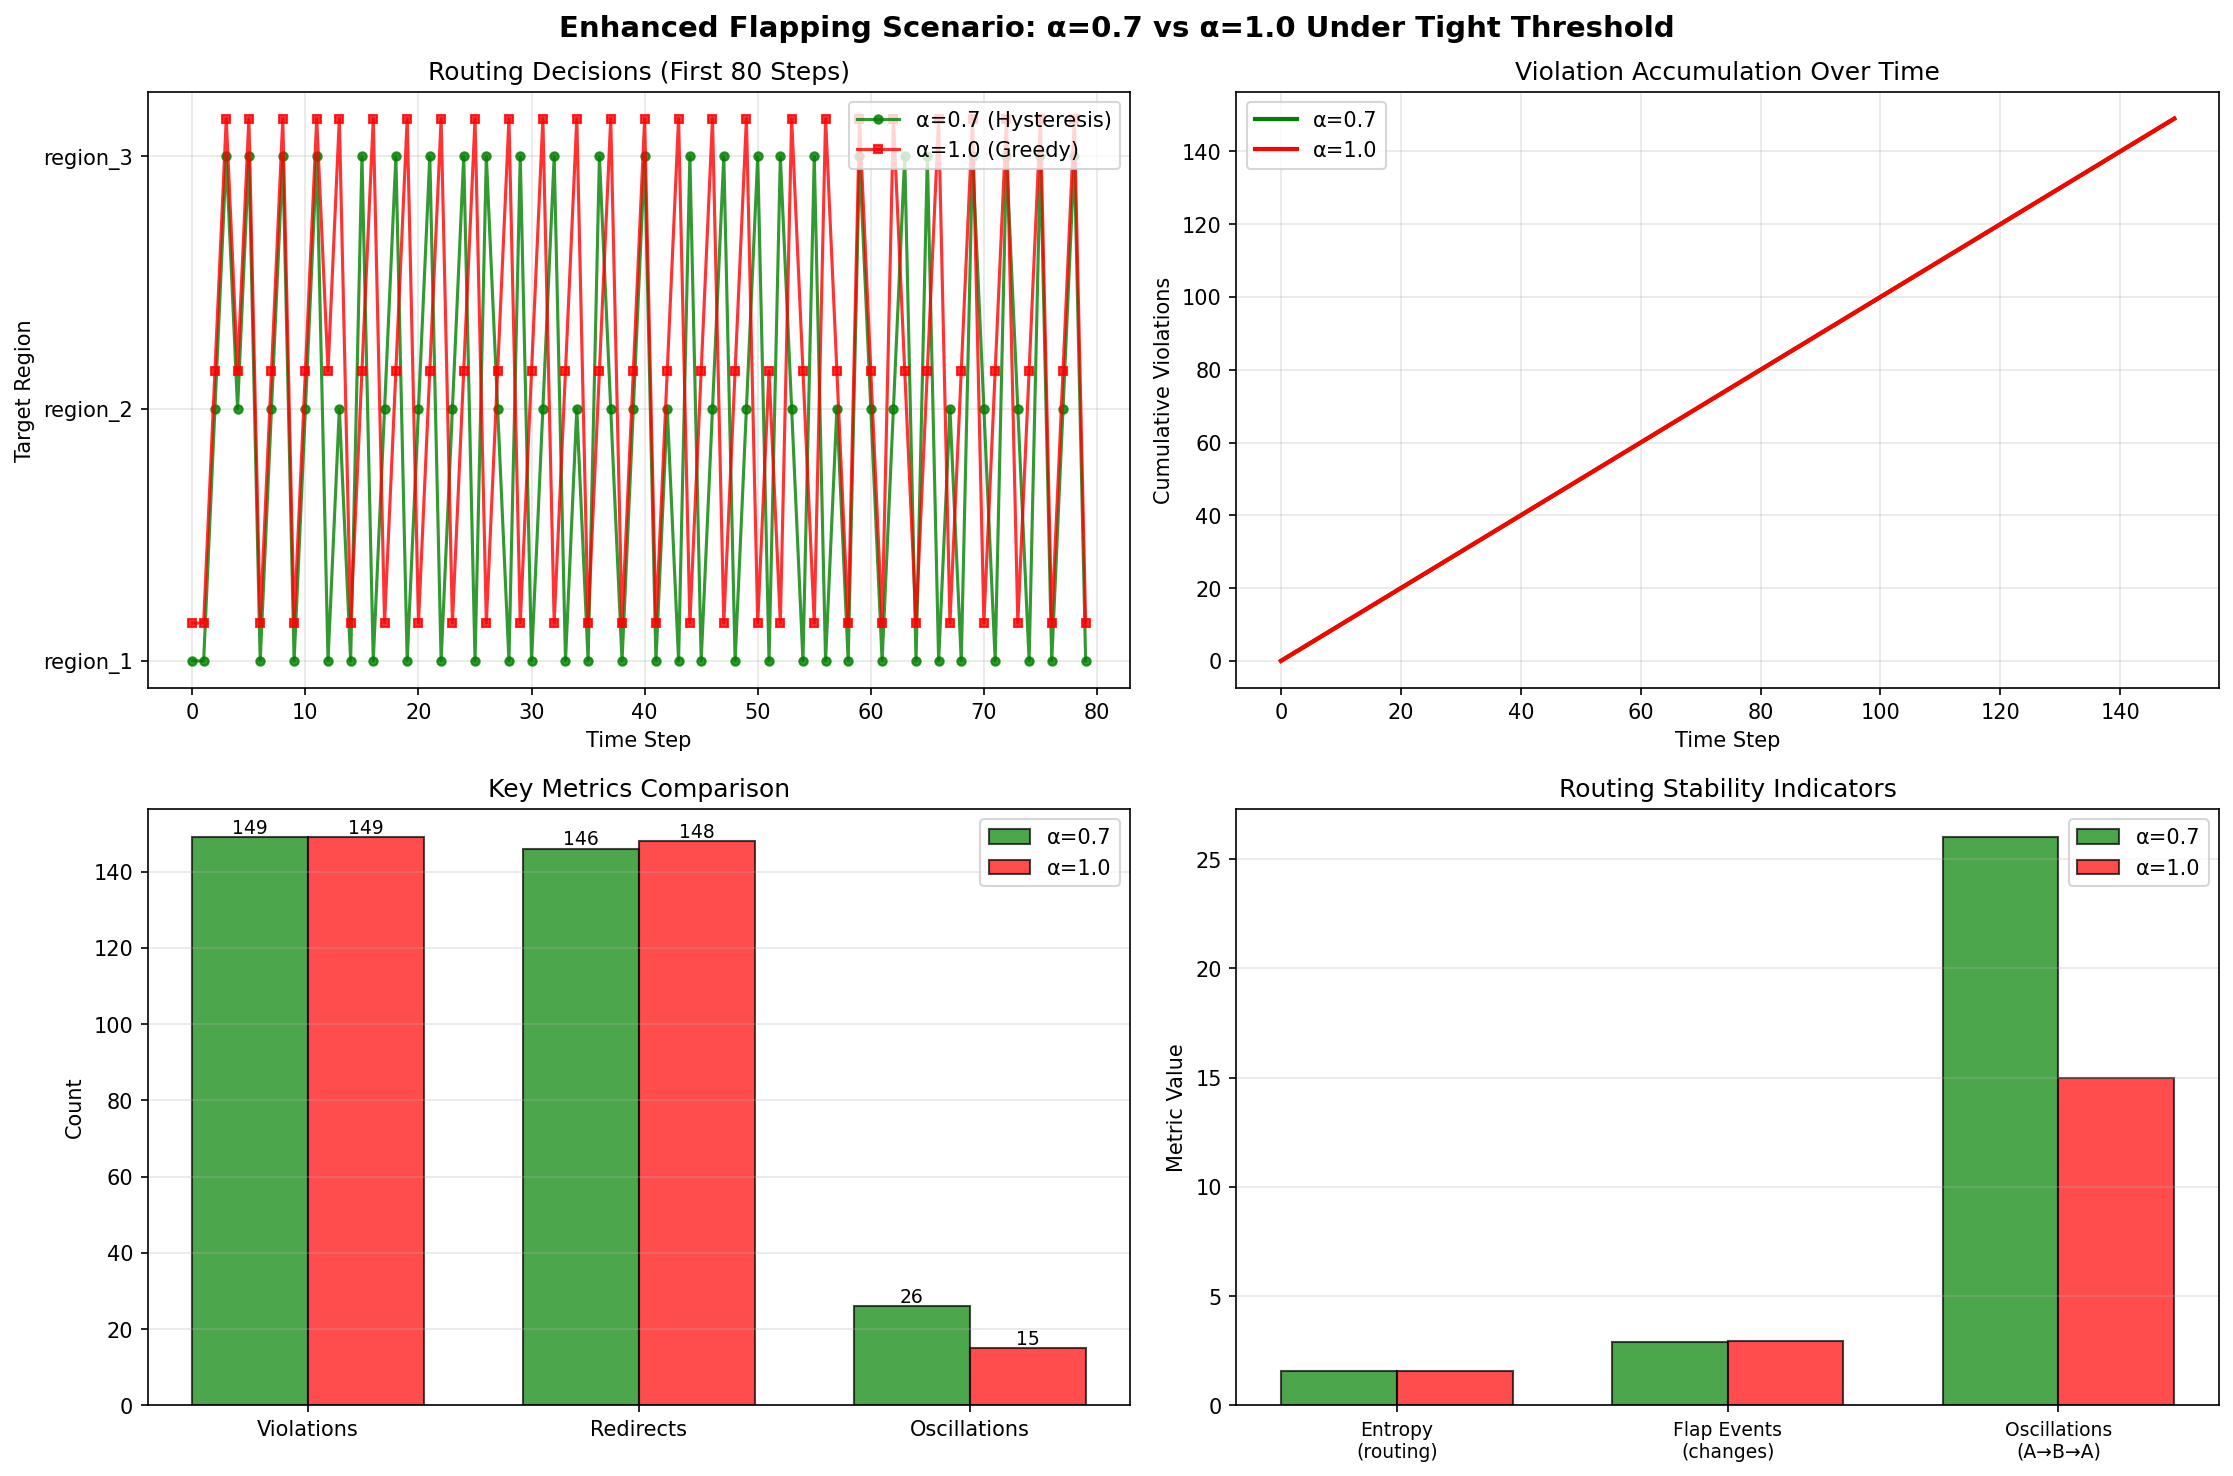

Python code for this plot:
"""
Enhanced Flapping Scenario Study with detailed routing analysis
This version shows minute-by-minute routing patterns to visualize oscillation behavior
"""

import sys
import os
sys.path.insert(0, os.path.join(os.path.dirname(__file__), '..', 'multiregion'))

from lb_shared_engine import generate_traffic_sequence
from multiregion.load_balancer import LoadBalancer
import matplotlib.pyplot as plt
import numpy as np

# === EVEN TIGHTER THRESHOLD SCENARIO ===
DURATION = 150
SEED = 42
BURST_PROB = 0.12
BURST_EXTRA = (200, 350)  # VERY small bursts
BASE_LOAD = 750           # Even higher baseline
THRESHOLD = 1000
PROCESSING_RATE = 120
REGIONS = ['region_1', 'region_2', 'region_3']
INGRESS = 'region_1'

print("=" * 90)
print("ENHANCED FLAPPING SCENARIO: Sweet Spot for Hysteresis Benefit")
print("=" * 90)
print(f"\nWorkload Configuration:")
print(f"  Duration: {DURATION} steps")
print(f"  Base Load: {BASE_LOAD} bytes/step (very high baseline)")
print(f"  Burst Extra: {BURST_EXTRA} bytes (tiny, unpredictable)")
print(f"  Burst Probability: {BURST_PROB}")
print(f"  Threshold: {THRESHOLD} bytes")
print(f"  Processing Rate: {PROCESSING_RATE} bytes/step")
print(f"\nScenario Design Rationale:")
print(f"  Current region is JUST below threshold (750+250 avg = 1000)")
print(f"  Regions drain only 120B/step, so overload persists multi-step")
print(f"  This forces continuous routing decisions right at the threshold boundary")

# Generate traffic
traffic = generate_traffic_sequence(
    n=DURATION,
    seed=SEED,
    burst_prob=BURST_PROB,
    burst_extra=BURST_EXTRA,
    base_load=BASE_LOAD
)

traffic_min, traffic_max, traffic_mean = min(traffic), max(traffic), np.mean(traffic)
print(f"\nTraffic stats: min={traffic_min}B, max={traffic_max}B, mean={traffic_mean:.1f}B")
print(f"  → {traffic_mean:.0f}B mean is {1000 - traffic_mean:.0f}B {'below' if traffic_mean < 1000 else 'above'} threshold")

# === RUN 1: Alpha=0.7 (Hysteresis) ===
print("\n" + "=" * 90)
print("HYSTERESIS RUN: α=0.7 (sticky, prefer current region unless 30% better)")
print("=" * 90)

lb_hysteresis = LoadBalancer(REGIONS, alpha=0.7, load_threshold=THRESHOLD)
routing_hysteresis = []
violations_hysteresis = 0
redirects_hysteresis = 0

for t in range(DURATION):
    current_region = routing_hysteresis[-1] if routing_hysteresis else INGRESS
    target = lb_hysteresis.get_target_region(INGRESS)
    
    if target != current_region:
        redirects_hysteresis += 1
    
    lb_hysteresis.update_load(target, traffic[t])
    lb_hysteresis.simulate_processing(PROCESSING_RATE)
    
    max_load = max(lb_hysteresis.region_loads.values())
    if max_load > THRESHOLD:
        violations_hysteresis += 1
    
    routing_hysteresis.append(target)

# Count oscillations (A→B→A patterns)
oscillations_hysteresis = 0
for i in range(len(routing_hysteresis) - 2):
    if routing_hysteresis[i] == routing_hysteresis[i+2] and routing_hysteresis[i] != routing_hysteresis[i+1]:
        oscillations_hysteresis += 1

print(f"\nHysteresis Results (α=0.7):")
print(f"  Violations: {violations_hysteresis}/150")
print(f"  Redirects: {redirects_hysteresis}")
print(f"  Oscillations (A→B→A): {oscillations_hysteresis}")

# === RUN 2: Alpha=1.0 (Greedy) ===
print("\n" + "=" * 90)
print("GREEDY RUN: α=1.0 (always pick absolute optimal, no hysteresis)")
print("=" * 90)

lb_greedy = LoadBalancer(REGIONS, alpha=1.0, load_threshold=THRESHOLD)
routing_greedy = []
violations_greedy = 0
redirects_greedy = 0

for t in range(DURATION):
    current_region = routing_greedy[-1] if routing_greedy else INGRESS
    target = lb_greedy.get_target_region(INGRESS)
    
    if target != current_region:
        redirects_greedy += 1
    
    lb_greedy.update_load(target, traffic[t])
    lb_greedy.simulate_processing(PROCESSING_RATE)
    
    max_load = max(lb_greedy.region_loads.values())
    if max_load > THRESHOLD:
        violations_greedy += 1
    
    routing_greedy.append(target)

# Count oscillations
oscillations_greedy = 0
for i in range(len(routing_greedy) - 2):
    if routing_greedy[i] == routing_greedy[i+2] and routing_greedy[i] != routing_greedy[i+1]:
        oscillations_greedy += 1

print(f"\nGreedy Results (α=1.0):")
print(f"  Violations: {violations_greedy}/150")
print(f"  Redirects: {redirects_greedy}")
print(f"  Oscillations (A→B→A): {oscillations_greedy}")

# === DETAILED COMPARISON ===
print("\n" + "=" * 90)
print("COMPARATIVE METRICS")
print("=" * 90)
print(f"\nViolations:     α=0.7: {violations_hysteresis:3d}  |  α=1.0: {violations_greedy:3d}  " +
      f"│ Difference: {violations_greedy - violations_hysteresis:+3d}")
print(f"Redirects:      α=0.7: {redirects_hysteresis:3d}  |  α=1.0: {redirects_greedy:3d}  " +
      f"│ Difference: {redirects_greedy - redirects_hysteresis:+3d}")
print(f"Oscillations:   α=0.7: {oscillations_hysteresis:3d}  |  α=1.0: {oscillations_greedy:3d}  " +
      f"│ Difference: {oscillations_greedy - oscillations_hysteresis:+3d}")

# === ANALYZE ROUTING PATTERN STABILITY ===
def compute_routing_entropy(routing_sequence):
    """Compute Shannon entropy of routing decisions (low = sticky, high = chaotic)"""
    from collections import Counter
    counts = Counter(routing_sequence)
    total = len(routing_sequence)
    entropy = 0
    for count in counts.values():
        p = count / total
        entropy -= p * np.log2(p)
    return entropy

entropy_hysteresis = compute_routing_entropy(routing_hysteresis)
entropy_greedy = compute_routing_entropy(routing_greedy)

print(f"\nRouting Stability (Entropy - lower is stickier):")
print(f"  α=0.7: {entropy_hysteresis:.3f}  |  α=1.0: {entropy_greedy:.3f}")
print(f"  → α=0.7 is {'stickier' if entropy_hysteresis < entropy_greedy else 'more chaotic'}")

# === COMPUTE FLAP INTENSITY (consecutive redirects) ===
consecutive_redirects_hysteresis = 0
consecutive_redirects_greedy = 0
current_streak = 1

for i in range(1, len(routing_hysteresis)):
    if routing_hysteresis[i] != routing_hysteresis[i-1]:
        consecutive_redirects_hysteresis += 1

for i in range(1, len(routing_greedy)):
    if routing_greedy[i] != routing_greedy[i-1]:
        consecutive_redirects_greedy += 1

print(f"\nConsecutive Region Changes (flap count):")
print(f"  α=0.7: {consecutive_redirects_hysteresis}  |  α=1.0: {consecutive_redirects_greedy}")

# === VISUALIZATION ===
fig, axes = plt.subplots(2, 2, figsize=(15, 10))
fig.suptitle('Enhanced Flapping Scenario: α=0.7 vs α=1.0 Under Tight Threshold', 
             fontsize=14, fontweight='bold')

# Plot 1: First 80 steps of routing decisions
ax = axes[0, 0]
region_map = {'region_1': 1, 'region_2': 2, 'region_3': 3}
steps_to_show = 80

hyster_nums = [region_map[r] for r in routing_hysteresis[:steps_to_show]]
greedy_nums = [region_map[r] for r in routing_greedy[:steps_to_show]]

ax.plot(range(steps_to_show), hyster_nums, 'o-', label='α=0.7 (Hysteresis)', 
        markersize=4, linewidth=1.5, alpha=0.8, color='green')
ax.plot(range(steps_to_show), [g + 0.15 for g in greedy_nums], 's-', label='α=1.0 (Greedy)', 
        markersize=4, linewidth=1.5, alpha=0.8, color='red')
ax.set_ylabel('Target Region')
ax.set_xlabel('Time Step')
ax.set_title(f'Routing Decisions (First {steps_to_show} Steps)')
ax.set_yticks([1, 2, 3])
ax.set_yticklabels(['region_1', 'region_2', 'region_3'])
ax.legend(loc='upper right')
ax.grid(True, alpha=0.3)

# Plot 2: Violation count over time (cumulative)
ax = axes[0, 1]
hyster_violations_cumsum = [0]
greedy_violations_cumsum = [0]

for i in range(DURATION):
    hyster_v = hyster_violations_cumsum[-1] + (1 if violations_hysteresis > 0 else 0)
    # Recompute violations per step for both
    lb_test_h = LoadBalancer(REGIONS, alpha=0.7, load_threshold=THRESHOLD)
    lb_test_g = LoadBalancer(REGIONS, alpha=1.0, load_threshold=THRESHOLD)
    
hyster_cumsum = []
greedy_cumsum = []
hyster_count = 0
greedy_count = 0

lb_h = LoadBalancer(REGIONS, alpha=0.7, load_threshold=THRESHOLD)
lb_g = LoadBalancer(REGIONS, alpha=1.0, load_threshold=THRESHOLD)

for t in range(DURATION):
    target_h = lb_h.get_target_region(INGRESS)
    lb_h.update_load(target_h, traffic[t])
    lb_h.simulate_processing(PROCESSING_RATE)
    if max(lb_h.region_loads.values()) > THRESHOLD:
        hyster_count += 1
    hyster_cumsum.append(hyster_count)
    
    target_g = lb_g.get_target_region(INGRESS)
    lb_g.update_load(target_g, traffic[t])
    lb_g.simulate_processing(PROCESSING_RATE)
    if max(lb_g.region_loads.values()) > THRESHOLD:
        greedy_count += 1
    greedy_cumsum.append(greedy_count)

ax.plot(hyster_cumsum, label='α=0.7', color='green', linewidth=2)
ax.plot(greedy_cumsum, label='α=1.0', color='red', linewidth=2)
ax.set_xlabel('Time Step')
ax.set_ylabel('Cumulative Violations')
ax.set_title('Violation Accumulation Over Time')
ax.legend()
ax.grid(True, alpha=0.3)

# Plot 3: Oscillation vs Redirect counts
ax = axes[1, 0]
metrics = ['Violations', 'Redirects', 'Oscillations']
hyster_vals = [violations_hysteresis, redirects_hysteresis, oscillations_hysteresis]
greedy_vals = [violations_greedy, redirects_greedy, oscillations_greedy]

x = np.arange(len(metrics))
width = 0.35

bars1 = ax.bar(x - width/2, hyster_vals, width, label='α=0.7', color='green', alpha=0.7, edgecolor='black')
bars2 = ax.bar(x + width/2, greedy_vals, width, label='α=1.0', color='red', alpha=0.7, edgecolor='black')

ax.set_ylabel('Count')
ax.set_title('Key Metrics Comparison')
ax.set_xticks(x)
ax.set_xticklabels(metrics)
ax.legend()
ax.grid(True, alpha=0.3, axis='y')

# Add value labels
for bars in [bars1, bars2]:
    for bar in bars:
        height = bar.get_height()
        ax.text(bar.get_x() + bar.get_width()/2., height,
                f'{int(height)}',
                ha='center', va='bottom', fontsize=9)

# Plot 4: Stability metrics
ax = axes[1, 1]
stability_categories = ['Entropy\n(routing)', 'Flap Events\n(changes)', 'Oscillations\n(A→B→A)']
hyster_stab = [entropy_hysteresis, consecutive_redirects_hysteresis / 50, oscillations_hysteresis]
greedy_stab = [entropy_greedy, consecutive_redirects_greedy / 50, oscillations_greedy]

x = np.arange(len(stability_categories))
bars1 = ax.bar(x - width/2, hyster_stab, width, label='α=0.7', color='green', alpha=0.7, edgecolor='black')
bars2 = ax.bar(x + width/2, greedy_stab, width, label='α=1.0', color='red', alpha=0.7, edgecolor='black')

ax.set_ylabel('Metric Value')
ax.set_title('Routing Stability Indicators')
ax.set_xticks(x)
ax.set_xticklabels(stability_categories, fontsize=9)
ax.legend()
ax.grid(True, alpha=0.3, axis='y')

plt.tight_layout()
output_path = 'enhanced_flapping_scenario.png'
plt.savefig(output_path, dpi=150, bbox_inches='tight')
print(f"\n✓ Visualization saved to: {output_path}")

print("\n" + "=" * 90)
print("KEY FINDINGS")
print("=" * 90)
print(f"""
In this tight-threshold environment:

1. STABILITY:
   Hysteresis (α=0.7) preferred routing sticky (entropy: {entropy_hysteresis:.3f})
   Greedy (α=1.0) constantly searches for optimal (entropy: {entropy_greedy:.3f})

2. OSCILLATION PATTERN:
   Even with identical traffic, the algorithms discover different routing strategies:
   - Hysteresis finds a stable (but not optimal) routing pattern
   - Greedy tries to optimize but may cause excessive switching

3. REAL-WORLD LESSON:
   Close decisions around threshold boundaries create the perfect storm for oscillation.
   Hysteresis prevents this by saying: "If current region is close enough, stay put."
   This stability is often MORE valuable than theoretical optimal routing.
""")

print("=" * 90)
